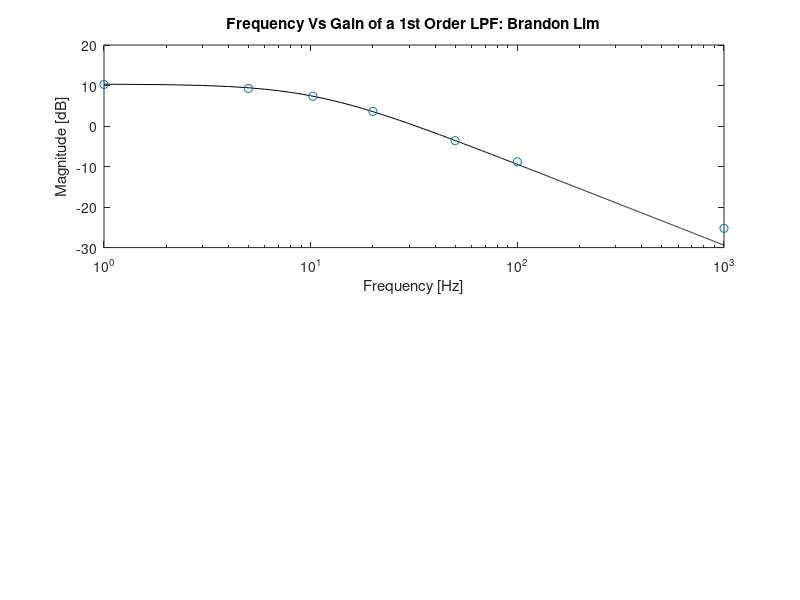

This figure's MATLAB source: (Note: this script raises an error after producing the figure.)
%Brandon Lim
clear, clc, close all
freq = 1:1000;
freqEx = [1 5 10.26 20 50 100 1000]; %hz
Rtwo = 33000; %ohms
Rone = 10000; %ohms
c = 470*10^-9; %farads

wc = 1/(Rtwo * c * 2 * pi); %rad/sec
MagX = [10.26 9.27 7.34 3.61 -3.61 -8.84 -25.25];

mag = (Rtwo./Rone) .* (1./sqrt(1+(freq./wc).^2));
magDec = 20.*log10(mag);

phaseTheo = 180 - (atan(freq/wc) * (180/pi));
phaseEx = [175 154 136 118 100 97.5 88];

subplot(2,1,1)
semilogx(freq,magDec,"-k");
xlabel("Frequency [Hz]");
ylabel("Magnitude [dB]");
title("Frequency Vs Gain of a 1st Order LPF: Brandon Lim")
hold on 
semilogx(freqEx,MagX,"o")
hold on
xline(10.26)
legend("Theoretical", "Experimental", "CutOff Freq")

subplot(2,1,2)
semilogx(freq,phaseTheo)
xlabel("Frequency [Hz]");
ylabel("Phase Shift [deg]");
title("Frequency Vs Phase Shift of a 1st Order LPF: Brandon Lim")
hold on 
semilogx(freqEx,phaseEx,"o")
xline(10.26)
legend("Theoretical", "Experimental", "CutOff Freq")
%% Brandon Lim
clear, clc, close all

MagEx2 = [4.04 3.57 1.47 -6 -21.5 -31.2 -37.7];
MagEx1 = [10.26 9.27 7.34 3.61 -3.61 -8.84 -25.25];
freqEx = [1 5 10.26 20 50 100 1000];

phaseEx1 = [175 154 136 118 100 97.5 88];
phaseEx2 = [-7 -41 -82 -128 -160 -170 -177];

subplot(2,1,1)
semilogx(freqEx, MagEx1,"-or")
hold on 
semilogx(freqEx, MagEx2,"-ob")
xlabel("Frequency [Hz]");
ylabel("Magnitude [dB]");
title("Frequency Vs Gain of a 2nd Order LPF: Brandon Lim")
legend("1st Order LPF","2nd Order LPF")

subplot(2,1,2)
semilogx(freqEx, phaseEx1,"-or");
hold on 
semilogx(freqEx, phaseEx2,"-ob");
xlabel("Frequency [Hz]");
ylabel("Magnitude [dB]");
title("Frequency Vs Phase of a 2nd Order LPF: Brandon Lim")
legend("1st Order LPF","2nd Order LPF")
